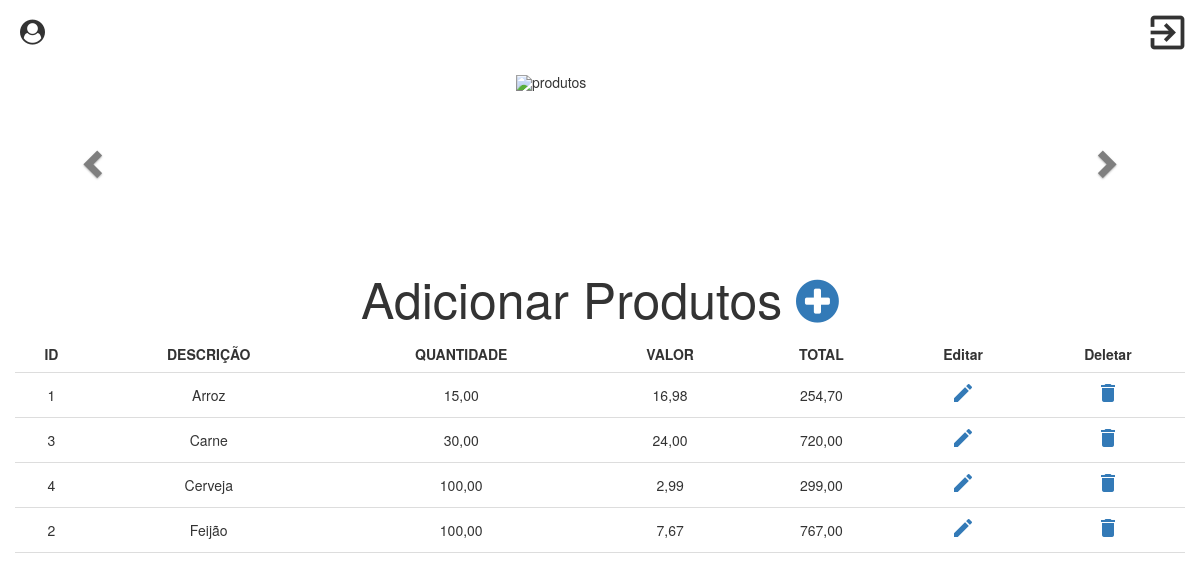
Screenshot of /listarProdutos.php (signed in) with the database file from the repository.
### tables this page shows
CREATE TABLE `produtos` (
  `id` int(11) NOT NULL,
  `descricao` varchar(35) NOT NULL,
  `quantidade` float NOT NULL,
  `valor` float NOT NULL
);

### listarProdutos.php (the view, shortened to what this page needs)
<?php
    $pdo = Conexao::conectar();
    $sql = 'Select * from produtos order by descricao;';
    $listaProdutos = $pdo->query($sql);
?>
<!DOCTYPE html>
<head>
        <link rel="stylesheet" href="https://maxcdn.bootstrapcdn.com/bootstrap/3.4.1/css/bootstrap.min.css">
        <link rel="stylesheet" type="text/css" href="global.css" media="screen" />
        <link rel="stylesheet" href="https://cdnjs.cloudflare.com/ajax/libs/font-awesome/4.7.0/css/font-awesome.min.css">
</head>
<body>
    <div class="col-12 paglog">
        <i class="fa fa-user-circle font" aria-hidden="true"><?php echo $_SESSION['nome'];?></i>
        <i class="material-icons left sair " title="Sair" onclick="JavaScript:location.href='logout.php'">exit_to_app</i></a>
    </div>
    <div  class="col-md-12 carousels" >
        <div class="container">
            <div id="myCarousel" class="carousel slide" data-ride="carousel">
                <ol class="carousel-indicators">
                <li data-target="#myCarousel" data-slide-to="0" class="active"></li>
                <li data-target="#myCarousel" data-slide-to="1"></li>
                <li data-target="#myCarousel" data-slide-to="2"></li>
                </ol>
                <div class="carousel-inner">
                    <div class="item active">
                        <img class="img" src="https://encrypted-tbn0.gstatic.com/images?q=tbn%3AANd9GcSa5_s3wyERy09tJ7cmrKeJTnb3fHgr54-5tkgrl254j4_HvXJtSof_gy-hpTnf-z4J43yHsVj9&usqp=CAc" alt="produtos">
                    </div>
                </div>
                <a class="left carousel-control" href="#myCarousel" data-slide="prev">
                <span class="glyphicon glyphicon-chevron-left"></span>
                </a>
                <a class="right carousel-control" href="#myCarousel" data-slide="next">
                <span class="glyphicon glyphicon-chevron-right"></span>
                </a>
            </div>
        </div>
    </div>
    <div class="col-md-12">
        <h3 class="solid amber lighten-3">Adicionar Produtos
        <a class="btn-floating btn-large waves-effect waves-light green"
            onclick="JavaScript:location.href='frmInsPro.php'"><i class="faicon fa fa-plus-circle"></i></a>
        </h3>
        <table class="striped" class="responsive-table">
            <tr class = "orange lighten-4" class="blue-text text-darken-2">
                <th> ID </th>
                <th> DESCRIÇÃO </th>
                <th> QUANTIDADE </th>
                <th> VALOR </th>
                <th> TOTAL </th>
                <th>Editar</th>
                <th> Deletar</th>
            </tr>
            <?php
            foreach ($listaProdutos as $produto) {
            ?>
                <tr class="blue-text text-light-blue accent-4"  >
                    <td><?php echo $produto['id']; ?></td>
                    <td><?php echo $produto['descricao']; ?></td>
                    <td><?php  echo number_format($produto['quantidade'], 2, ',', '.');  ?></td>
                    <td><?php echo number_format($produto['valor'], 2, ',', '.'); ?></td>
                    <?php $total = $produto['quantidade'] * $produto['valor']; ?>
                    <td><?php echo number_format($total, 2, ',', ' '); ?></td>
                    <td> <a class="btn-floating btn-small waves-effect waves-light orange"
                                    onclick="JavaScript:location.href='frmEdtPro.php?id=' +
                                    <?php echo $produto['id'];?>">
                                <i class="material-icons">edit</i></a>
                    </td>
                    <td> <a class="btn-floating btn-small waves-effect waves-light red"
                                    onclick="JavaScript:location.href='frmRemPro.php?id=' +
                                    <?php echo $produto['id'];?>">
                                <i class="material-icons">delete</i></a>
                    </td>
                </tr>
            <?php
                }
            ?>
        </table>
    </div>
</body>
</html>

### global.css (style rules this page uses)
.paglog { display: flex !important; justify-content: space-between!important; margin: 10px!important; }
.paglog .font { font-size: 25px; margin: 10px; }
.sair { display: flex; font-size: 45px; cursor: pointer; }
.img { width: 15%; margin: auto; }
.left { background-color: white !important; background-image: none!important; }
.right { background-color: white !important; background-image: none!important; }
.glyphicon { color: black!important; }
.solid { text-align: center; font-size: 50px; }
.faicon { cursor: pointer; }
.striped { border-collapse: collapse; width: 100%; }
.striped th, td { padding: 8px; text-align: center; border-bottom: 1px solid #ddd; }
.btn-floating { cursor: pointer; }
.item { height: 165px!important; margin: 10px; }
#myCarousel { position: inherit !important; }

### rows the page displays
produtos: id "1", descricao "Arroz", quantidade "15,00", valor "16,98", total "254,70"
produtos: id "3", descricao "Carne", quantidade "30,00", valor "24,00", total "720,00"
produtos: id "4", descricao "Cerveja", quantidade "100,00", valor "2,99", total "299,00"
produtos: id "2", descricao "Feijão", quantidade "100,00", valor "7,67", total "767,00"
